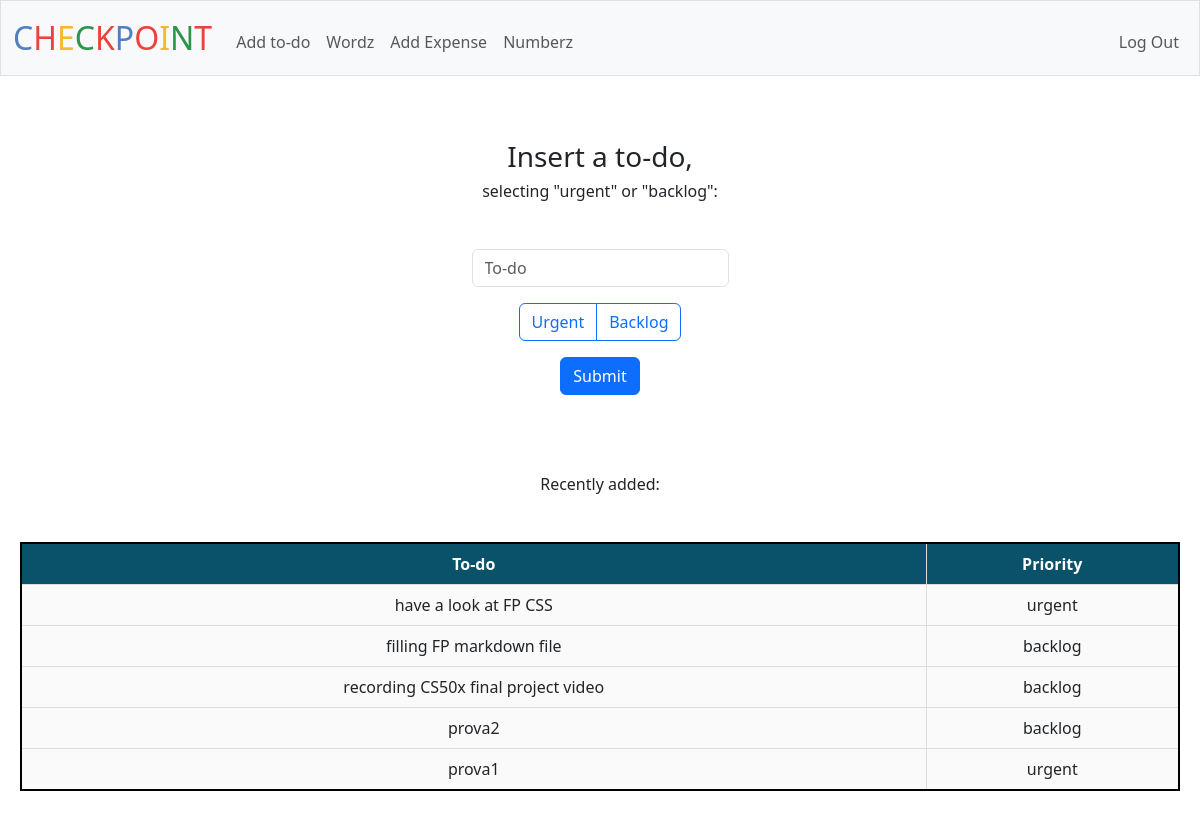
Before: /todo (signed in) with the older database file.
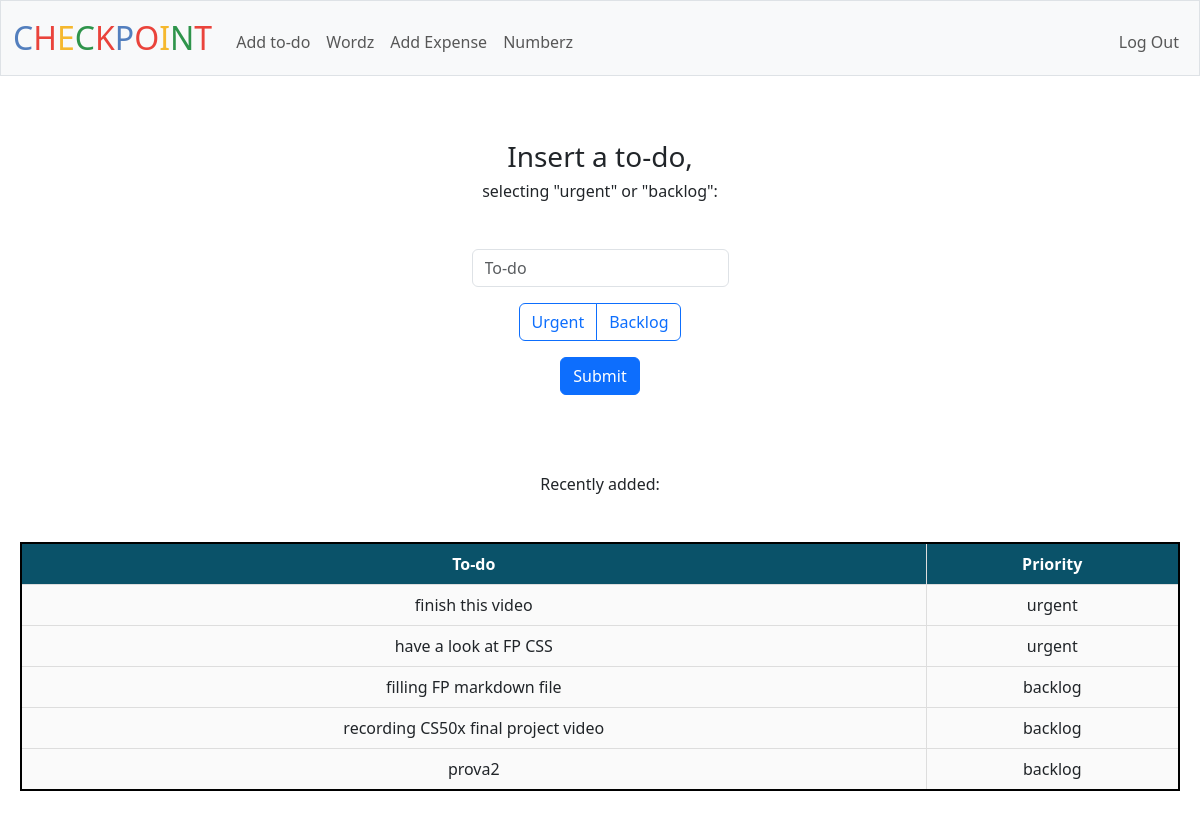
After: the same page with the newer database file.
### tables this page shows
CREATE TABLE "todos" (
id INTEGER PRIMARY KEY AUTOINCREMENT NOT NULL,
username TEXT,
category TEXT,
item TEXT,
status TEXT,
timedate DATETIME DEFAULT CURRENT_TIMESTAMP,
FOREIGN KEY (username) REFERENCES users(username)
);

### app.py (the view)
@app.route("/todo", methods=["GET", "POST"])
@login_required
def todo():
    if request.method == "POST":
        todo=request.form.get("todo")
        prio=request.form.get("prio")
        if not todo or not prio:
            flash("Missing information. Try Again")
            return redirect("/todo")
        if db.execute("SELECT * FROM todos WHERE username = ? AND item = ?", session["username"], todo):
            flash("This todo already exists. Try Again")
            return redirect("/todo")
        db.execute("INSERT INTO todos (username, category, item, status) VALUES (?,?,?,?)",session["username"], prio, todo, "open")
        return redirect("/todo")
    else: #if GET mando html
        todo_history = db.execute("SELECT item, category FROM todos WHERE username = ? ORDER BY timedate DESC LIMIT 5", session["username"])
        return render_template("todo.html", todo_history=todo_history)

### app.py (called while the page is built)
@app.after_request
def after_request(response):
    response.headers["Cache-Control"] = "no-cache, no-store, must-revalidate"
    response.headers["Expires"] = 0
    response.headers["Pragma"] = "no-cache"
    return response

### helpers.py (called while the page is built)
def login_required(f):
    @wraps(f)
    def decorated_function(*args, **kwargs):
        if session.get("user_id") is None:
            return redirect("/login")
        return f(*args, **kwargs)
    return decorated_function

### templates/todo.html (shortened to what this page needs)
{% extends "layout.html" %}
{% block main %}
<p>
    <h3> Insert a to-do,</h3>
    <h6> selecting "urgent" or "backlog":</h6><br>
</p>
<form action="/todo" method="post">
    <div class="mb-3">
        <input autocomplete="off" autofocus class="form-control mx-auto w-auto" name="todo" placeholder="To-do" type="text">
    </div>
    <div class="mb-3 btn-group" role="group">
        <label class="btn btn-outline-primary" for="urgent">Urgent</label>
        <label class="btn btn-outline-primary" for="backlog">Backlog</label>
    </div>
    <div class="mb-3">
        <button class="btn btn-primary" type="submit">Submit</button>
    </div>
</form>
    <p>
        <br><br></vr><h6>Recently added:</h6>
    </p>
    <div style="overflow-x: auto;">
        <table>
            <tr>
                <th>To-do</th>
                <th>Priority</th>
            </tr>
            {% for row in todo_history %}
            <tr>
                <td>{{ row.item }}</td>
                <td>{{ row.category }}</td>
            </tr>
            {% endfor %}
        </table>
    </div>
{% endblock %}

Changed rows visible on the page:
no longer on this page (row unchanged): todos: item "prova1", category "urgent"
added todos: item "finish this video", category "urgent"
